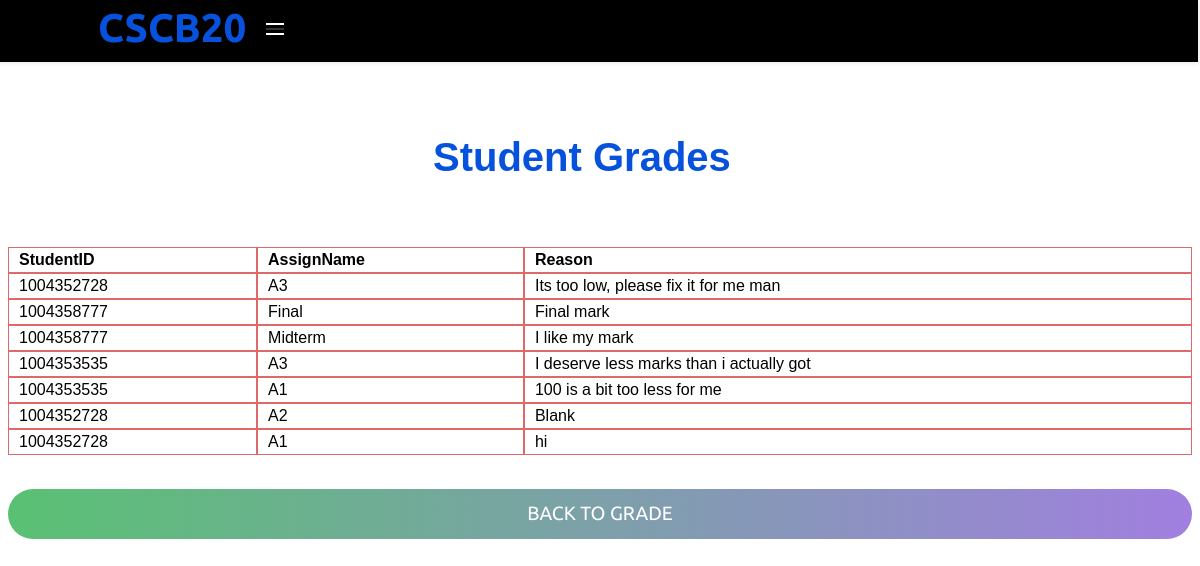
/remarkRequest (signed in), run on the app's committed database.
### tables this page shows
CREATE TABLE "RemarkRequest" (
	"RequestNo."	INTEGER NOT NULL PRIMARY KEY AUTOINCREMENT UNIQUE,
	"Sid"	INTEGER NOT NULL,
	"AssignName"	TEXT NOT NULL,
	"Reason"	TEXT
);

### app.py (the view)
@app.route('/remarkRequest', methods=['GET','POST'])
def remarkRequest():
	if session['userType'] == "student":
		db=get_db()
		db.row_factory = make_dicts
		student_Sid= session['Sid']
		student=query_db('select * from remarkRequest where Sid = ?', [student_Sid], one=True)
		db.close()
		return render_template('studentRemark.html', studentrequest=[student])
	else:
		db=get_db()
		db.row_factory = make_dicts
		remarkRequests=[]
		for remark in query_db('SELECT * from remarkRequest'):
			remarkRequests.append(remark)
		db.close()
		return render_template('remarkRequest.html', request=remarkRequests)

### app.py (called while the page is built)
def get_db():
	db=getattr(g, '_database', None)
	if db is None:
		db=g._database=sqlite3.connect(DATABASE)
	return db

def query_db(query, args=(), one=False):
	cur = get_db().execute(query, args)
	rv = cur.fetchall()
	cur.close()
	return(rv[0] if rv else None) if one else rv

def make_dicts(cursor, row):
	return dict((cursor.description[idx][0], value)
					for idx, value in enumerate(row))

@app.teardown_appcontext
def close_connection(exception):
	db = getattr(g, '_database', None)
	if db is not None:
		db.close()

### templates/remarkRequest.html (shortened to what this page needs)
<!DOCTYPE html>
<html lang="en">
<head>
  <link rel = "stylesheet" href = "{{url_for('static', filename='css/remarkRequest.css')}}">
<header class = "header">
  <a class = "logo" href = "/">CSCB20</a>
  <label class = "menu-icon" for = "menu-btn"><span class = "navicon"></span></label>
</header>
</head>
<body>
  <h1>Student Grades</h1>
  <div class="Table">
    <div class="TableRow">
    <div class="TableHead"><strong>StudentID</strong></div>
    <div class="TableHead"><strong>AssignName</strong></div>
    <div class="TableHead"><strong>Reason</strong></div>
    </div>
    {% for item in request %}
    <div class="TableRow">
    <div class="TableCell">{{ item['Sid'] }}</div>
    <div class="TableCell">{{ item['AssignName'] }}</div>
    <div class="TableCell">{{ item['Reason'] }}</div>
    </div>
      {% endfor %}
    </div>
  <br>
  <form action="/Grades" method="POST">
    <input type="submit" name="submit-button" class = "btn" value="Back to Grade">
  </form>
</body>
</html>

### static/css/remarkRequest.css (style rules this page uses)
body h1 { position: relative; top: 60px; padding-top: 40px; font-family: 'Ubantu', sans-serif; color: #0652DD; font-size: 40px; padding-left: 425px; }
a { color: #000; }
.header { background-color: black; box-shadow: 1px 1px 4px 0 rgba(0,0,0,.1); position: fixed; width: 100%; z-index: 3; top: 0; margin-left: -10px; margin-right: -5px; }
.header .logo { display: block; float: left; font-size: 40px; padding-top: 5px; padding-left: 100px; text-decoration: none; font-family: 'Ubuntu', sans-serif; font-weight: bold; color: #0652DD }
.header .menu-icon { cursor: pointer; display: inline-block; padding: 28px 20px; position: relative; user-select: none; }
.header .menu-icon .navicon { background: #333; display: block; height: 2px; position: relative; width: 18px; }
.header .menu-icon .navicon:before, .header .menu-icon .navicon:after { background: #FFFFFF; content: ''; display: block; height: 100%; position: absolute; transition: all .2s ease-out; width: 100%; }
.header .menu-icon .navicon:before { top: 5px; }
.header .menu-icon .navicon:after { top: -5px; }
body { display: flex; flex-direction: column; background-image: url('https://i.pinimg.com/originals/cd/c6/d3/cdc6d31594de6da0ae1eb2359e3d8ca5.jpg'); background-repeat: no-repeat; background-attachment: fixed; background-size: cover; }
.btn { width: 100%; height: 50px; border-radius: 25px; outline: none; border: none; background-image: linear-gradient(to right, #59c173, #a17fe0, #5d26c1); background-size: 200%; font-size: 1.2rem; color: #fff; font-family: 'Ubuntu', sans-serif; text-transform: uppercase; margin: 1rem 0; cursor: pointer; transition: .5s; }
.Table { display: table; margin-top: 100px; width: 100%; }
.TableRow { display: table-row; }
.TableCell, .TableHead { display: table-cell; padding: 3px 10px; font-family: 'Ubantu', sans-serif; border: 1px solid #dd6969; }

### data on the page
RemarkRequest: Sid "1004352728", AssignName "A3", Reason "Its too low, please fix it for me man"
RemarkRequest: Sid "1004358777", AssignName "Final", Reason "Final mark"
RemarkRequest: Sid "1004358777", AssignName "Midterm", Reason "I like my mark"
RemarkRequest: Sid "1004353535", AssignName "A3", Reason "I deserve less marks than i actually got"
RemarkRequest: Sid "1004353535", AssignName "A1", Reason "100 is a bit too less for me"
RemarkRequest: Sid "1004352728", AssignName "A2", Reason "Blank"
RemarkRequest: Sid "1004352728", AssignName "A1", Reason "hi"
